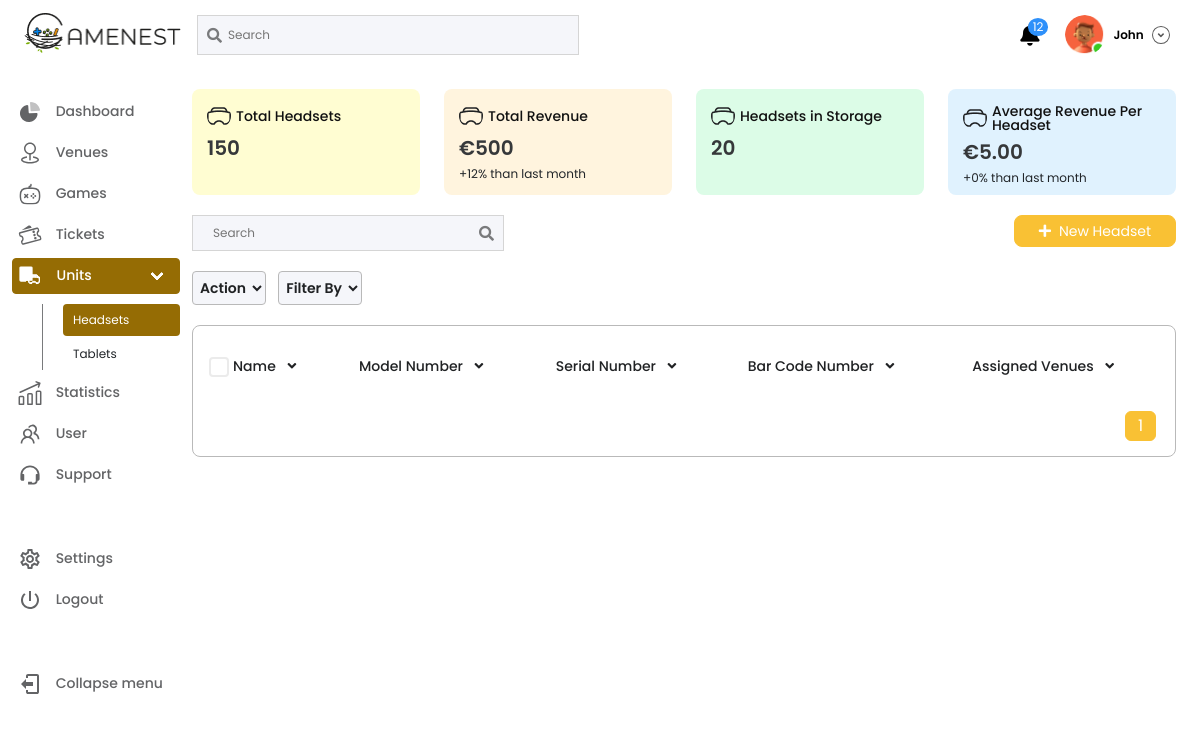
/units (signed in), run on an earlier commit of the app's database.
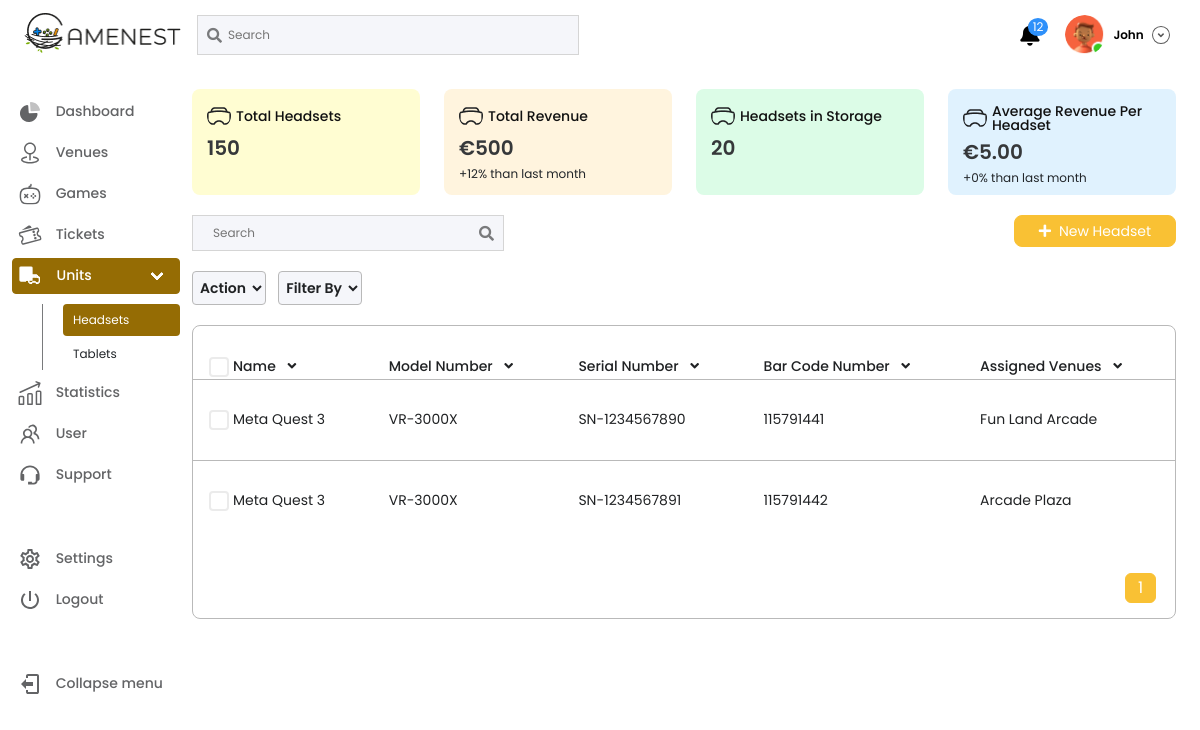
And on a later commit of the database.
### myapp/models.py (models this page shows, shortened)
class Headset(models.Model):
    name = models.CharField(max_length=245)
    modelNo = models.CharField(max_length=245)
    serialNo = models.CharField(max_length=245)
    barcodeNo = models.IntegerField()
    assignedVenue = models.CharField(max_length=20)
    venue = models.ForeignKey(Venues, on_delete=models.CASCADE)

class Venues(models.Model):
    name = models.CharField(max_length=255)
    phone = models.IntegerField()
    email = models.EmailField(max_length=254 , unique=True)
    location = models.TextField(max_length=255)
    hours = models.TextField(max_length=255)
    locationdefine = models.TextField(max_length=255 , null=True)

### myapp/views.py (the view)
# urls.py: path('units',units,name="units"),
def units(request):
    if request.user.is_authenticated:
        username = request.user.username
        headsets = Headset.objects.all().order_by('id')
        headsets_paginator = Paginator(headsets, 10)
        headsets_page_number = request.GET.get('page',1)
        headsetspage_obj = headsets_paginator.get_page(headsets_page_number)
        tablets = Tablet.objects.all().order_by('id')
        tablets_paginator = Paginator(tablets, 10)
        tablets_page_number = request.GET.get('page',1)
        tabletspage_obj = tablets_paginator.get_page(tablets_page_number)
    return render(request,'units.html',{'username':username,'headsets':headsets,'headsetspage_obj':headsetspage_obj,'tablets':tablets,'tabletspage_obj':tabletspage_obj})

### templates/units.html (shortened to what the changed rows need)
{%load static%}
<!DOCTYPE html>
<html lang="en">
<head>
    <link href="https://cdn.jsdelivr.net/npm/bootstrap@5.2.0/dist/css/bootstrap.min.css" rel="stylesheet">
    <link rel="stylesheet" href="https://cdnjs.cloudflare.com/ajax/libs/font-awesome/5.14.0/css/all.min.css" />
    <link rel="stylesheet" href="{%static 'css/style.css'%}">
</head>
<body>
    <section>
        <div class="container-fluid">
            <div class="row">
                <div class="col-12">
                    <div class="d-flex">
                        <div class="contentArea">
                            <section class="marginTopAll">
                                <div class="container-fluid">
                                    <div class="row">
                                        <div class="col-lg-3 col-md-6 mt-md-0 mt-3">
                                            <div class="customcard bg-orange">
                                                <h2>150</h2>
                                            </div>
                                        </div>
                                        <div class="col-lg-3 col-md-6 mt-md-0 mt-3">
                                            <div class="customcard bg-pink">
                                                <h2>€500</h2>
                                            </div>
                                        </div>
                                        <div class="col-lg-3 col-md-6 mt-md-0 mt-3">
                                            <div class="customcard bg-green">
                                                <h2>20</h2>
                                            </div>
                                        </div>
                                        <div class="col-lg-3 col-md-6 mt-md-0 mt-3">
                                            <div class="customcard bg-blue">
                                                <h2>€5.00</h2>
                                            </div>
                                        </div>
                                    </div>
                                </div>
                            </section>
                            <section  id="headsettab"  class="marginTopAll">
                                <div class="container-fluid">
                                    <div class="row">
                                        <div class="col-12">
                                            <div class="border-box marginTopAll px-0">
                                                <div class="table-responsive mt-3">
                                                    <table class="table dataTable">
                                                        <thead>
                                                            <th>
                                                                <p class="checkbx">
                                                                    <label for="c1">Name <i
                                                                            class="fas fa-angle-down ms-2"></i></label>
                                                                </p>
                                                            </th>
                                                            <th>Model Number <i class="fas fa-angle-down ms-2"></i></th>
                                                            <th>Serial Number <i class="fas fa-angle-down ms-2"></i></th>
                                                            <th>Bar Code Number <i class="fas fa-angle-down ms-2"></i></th>
                                                            <th>Assigned Venues <i class="fas fa-angle-down ms-2"></i></th>
                                                        </thead>
                                                        <tbody>
                                                            {% for headsets in headsetspage_obj %}
                                                                <tr>
                                                                    <td>
                                                                        <p class="checkbx">
                                                                            <label for="headsets_{{headsets.id}}">{{headsets.name}}</label>
                                                                        </p>
                                                                    </td>
                                                                    <td>{{headsets.modelNo}}</td>
                                                                    <td>{{headsets.serialNo}}</td>
                                                                    <td>{{headsets.barcodeNo}}</td>
                                                                    <td>{{headsets.venue.name}}</td>
                                                                </tr>
                                                              {% endfor %}
                                                        </tbody>
                                                    </table>
                                                </div>
                                                <ul class="pagination mt-3 justify-content-end pe-3">
                                                    {% for i in headsetspage_obj.paginator.page_range %}
                                                    <li
                                                        class="page-item {% if headsetspage_obj.number == i %}active{% endif %}">
                                                        <a class="page-link" href="?page={{ i }}">{{ i }}</a>
                                                    </li>
                                                    {% endfor %}
                                                </ul>
                                            </div>
                                        </div>
                                    </div>
                                </section>
                        </div>
                    </div>
                </div>
            </div>
        </div>
    </section>
</body>
</html>

What changed in the data, as far as the page shows it:
added Headset: name "Meta Quest 3", modelNo "VR-3000X", serialNo "SN-1234567890", barcodeNo "115791441", venue.name "Fun Land Arcade"
added Headset: name "Meta Quest 3", modelNo "VR-3000X", serialNo "SN-1234567891", barcodeNo "115791442", venue.name "Arcade Plaza"
